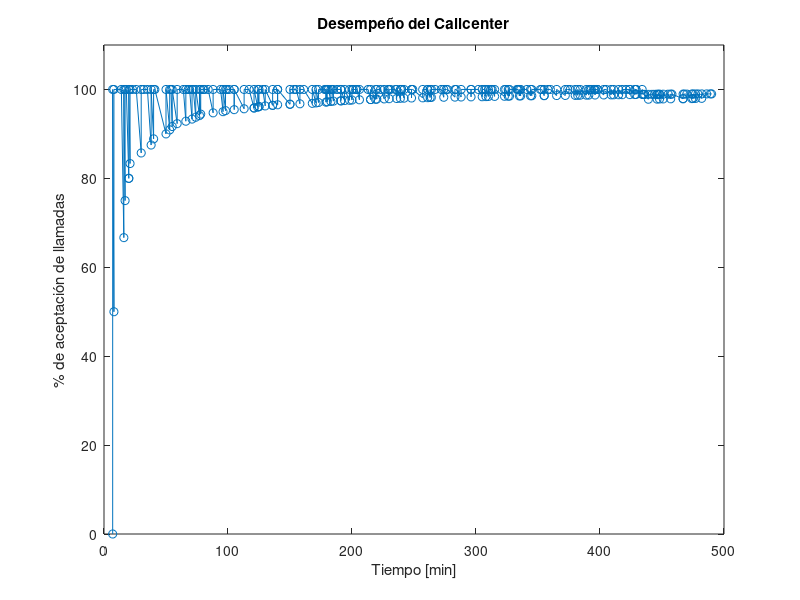

Here is the MATLAB script that generated this plot:
clc, clear all, close all

% Parcial 3 - Ejercicio 2
% Julian y Luisa
% 5 es el numero mínimo de telefonos con los que se obtiene un porcentaje
% del 100% de aceptacion de llamadas

%Inicializacion de parámetros y variables
NMAX=100;
Na=0; %número de llamadas
Nb=0; %número de llamadas aceptadas
Nc=0; %número de llamadas finalizadas
N_llamDen=0; %número de llamdas denegadas
n = 5; %el numero de telefonos disponibles en el callcenter



%inicialización del tiempo.
t=0;

%vectores para mostrar grafica al final de la simulación
vec_t=[]; %almacena el valor del tiempo en cada iteración
vec_porcLlamAcep=[]; %almacena el porcentaje de llamadas aceptadas a medida que avanza el tiempo

%Programacion del evento inicial
evt.t=unidrnd(10);
evt.type='A';

%Programacion en la cola de eventos
evtQueue=evt;

%Asignacion telefonos Free
l = 0;
dict_Free = struct();

while l<n
    clave = sprintf('free%d', l);
    dict_Free.(clave) = 1;
    l = l + 1;
end 
dict_Free
llaves = fieldnames(dict_Free); 
%Desarrollo de la simulacion
while length(evtQueue)>0
    evtAct=evtQueue(1);
    evtQueue(1)=[];

    t=evtAct.t;

    %Procesamiento del evento
    if evtAct.type=='A'
        %Modificacion de variables
        Na=Na+1;

        %Programacion de nuevos eventos
        newEvt.t=t;
        newEvt.type='B';
        evtQueue=[evtQueue newEvt];
        if Na<NMAX
            newEvt.t=t+unidrnd(10);
            newEvt.type='A';
            evtQueue=[evtQueue newEvt];
        end
        %fprintf('Ocurre evento A: Llamada nueva \n');
    end

    if evtAct.type=='B'
        %Modificacion de variables
        
        for i = 1:numel(llaves)
            llave = llaves{i}; % Obtener la clave actual
            valor = dict_Free.(llave); % Obtener el valor correspondiente a la clave
            %fprintf('Clave: %s, Valor: %d\n', clave, valor); % Mostrar la clave y el valor
            llave, valor
            if valor==1
                dict_Free.(llave) = 0;
                Nb=Nb+1;
                newEvt.t=t+unidrnd(20);
                newEvt.type='C';
                evtQueue=[evtQueue newEvt];
                break
            end
        end
        
    end

    if evtAct.type=='C'
        for j = 1:numel(llaves)
            llave = llaves{j}; % Obtener la clave actual
            valor = dict_Free.(llave); % Obtener el valor correspondiente a la clave
            %fprintf('Clave: %s, Valor: %d\n', clave, valor); % Mostrar la clave y el valor
            
            if valor ==0
                Nc=Nc+1;
                dict_Free.(llave) = 1;
                break
            end
        end
    end

    vec_t=[vec_t t];
    porcLlamAcep=(Nb/Na)*100;
    vec_porcLlamAcep=[vec_porcLlamAcep porcLlamAcep];

    %Variables de estado actuales
    %fprintf('T=%f -> Na=%d, Nb=%d, Free=%d, Free2=%d PorcLlamAcep=%2d \n',t, Na, Nb, Free,Free2, porcLlamAcep);

    %Organizacion de la cola de eventos
    flag=1;
    while flag==1
        flag=0;
        for i=1:(length(evtQueue)-1)
            if evtQueue(i).t>evtQueue(i+1).t
                temp=evtQueue(i);
                evtQueue(i)=evtQueue(i+1);
                evtQueue(i+1)=temp;
                flag=1;
            end
        end
    end
    %Mostrado de la cola de eventos:
    %fprintf('\nCola de eventos:\n');
    for i=1:length(evtQueue)
        %fprintf('Evento %s en t=%f\n',evtQueue(i).type,evtQueue(i).t);
    end
    %fprintf('----------------\n');
    %pause(1);
end

figure
plot(vec_t,vec_porcLlamAcep, '-o')
title('Desempeño del Callcenter');
xlabel('Tiempo [min]');
ylabel('% de aceptación de llamadas');
ylim([0 110])


